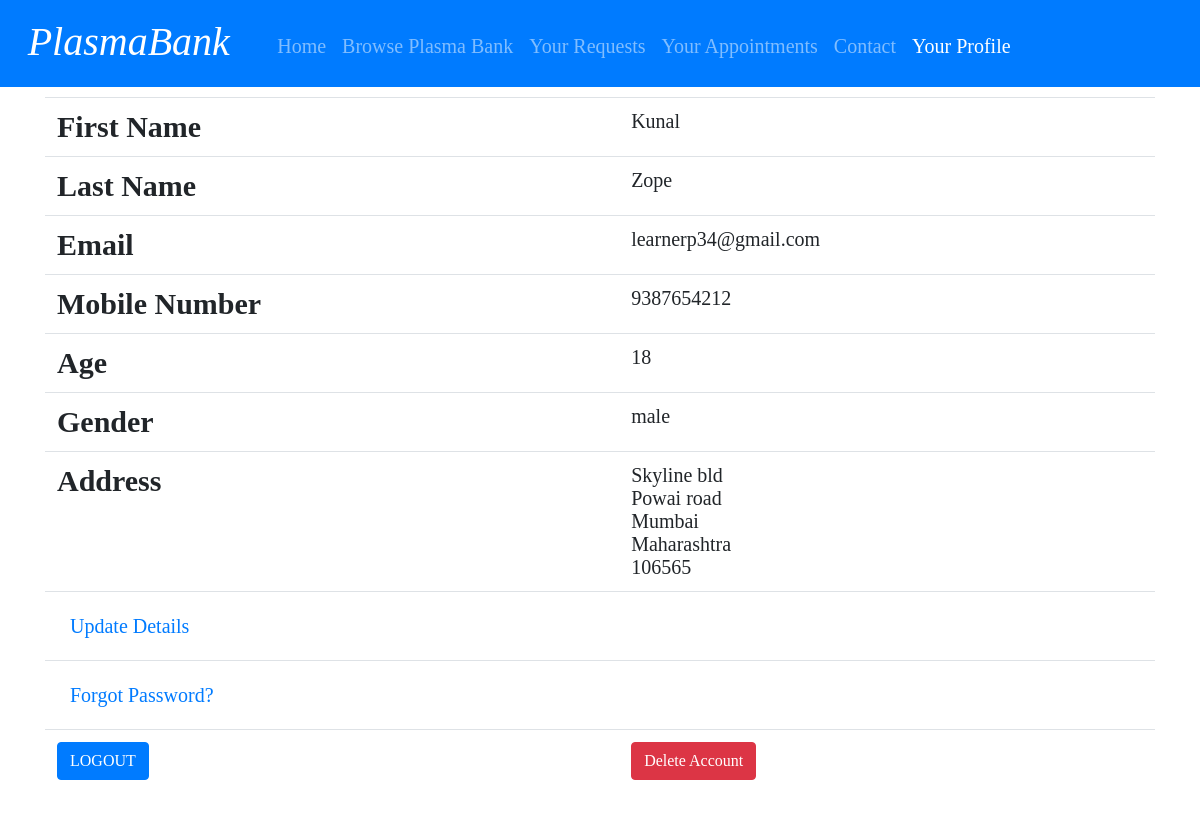
The app's page /individual/profile_ind.php (signed in) with its own data.
### tables this page shows
CREATE TABLE `individual_user` (
  `Userid` int(50) NOT NULL,
  `fname` varchar(50) NOT NULL,
  `lname` varchar(50) NOT NULL,
  `age` int(10) NOT NULL,
  `gender` varchar(50) NOT NULL,
  `email` varchar(50) NOT NULL,
  `phone` varchar(50) NOT NULL,
  `password` varchar(255) NOT NULL,
  `addressline1` varchar(255) NOT NULL,
  `addressline2` varchar(255) NOT NULL,
  `city` varchar(50) NOT NULL,
  `state` varchar(50) NOT NULL,
  `pincode` int(50) NOT NULL,
  `checkedtoken` varchar(255) NOT NULL,
  `initialtoken` varchar(255) NOT NULL
);

### individual/profile_ind.php (the view, shortened to what this page needs)
<html>
    <head>
        <link rel="stylesheet" type="text/css" href="stylesheet.css">
        <link rel="stylesheet" href="https://stackpath.bootstrapcdn.com/bootstrap/4.5.0/css/bootstrap.min.css">
    </head>
    <body>
    <?php
        $email=$_SESSION['email'];
        $db=new database();
        $conn=$db->connect();
    ?>
        <nav class="navbar navbar-expand-lg navbar-dark bg-primary">
            <div class="navbar-brand"><h1><i>PlasmaBank</i></h1></div>
            <div class="collapse navbar-collapse" id="navbarColor01">
              <ul class="navbar-nav mr-auto">
                <li class="nav-item">
                  <a class="nav-link"  href="home.php">Home</a>
                </li>
                <li class="nav-item">
                  <a class="nav-link"  href="browse_plasma_bank.php">Browse Plasma Bank</a>
                </li>
                <li class="nav-item">
                  <a class="nav-link" href="your_requests.php">Your Requests</a>
                </li>
                <li class="nav-item">
                  <a class="nav-link" href="your_appointments.php">Your Appointments</a>
                </li>
                <li class="nav-item">
                  <a class="nav-link" href="contact.php">Contact</a>
                </li>
                <li class="nav-item">
                  <a class="nav-link active" href="profile_ind.php">Your Profile</a>
                </li>
              </ul>
            </div>
          </nav>
          <?php
            $sql="SELECT * FROM individual_user WHERE email='$email';";
            $result=mysqli_query($conn,$sql);
            if($result==true)
            {
                if(mysqli_num_rows($result)>0)
                {
                    $row=mysqli_fetch_assoc($result);
                }
                else
                {
                    echo'<script>alert("Error occured. Please try again later.")</script>';
                    echo "<script>location.href='home.php'</script>";
                }
            }
            else{
                echo'<script>alert("Error occured. Please try again later.")</script>';
                echo "<script>location.href='home.php'</script>";
            }
        echo "<div class='container' id='i2'>
          <table id='table' class='table table-hover'>
            <tr>
              <th>First Name</th>
              <td id='fname'>$row[fname]</td>
            </tr>
            <tr>
              <th>Last Name</th>
              <td id='lname'>$row[lname]</td>
            </tr>
            <tr>
              <th>Email</th>
              <td id='email'>$row[email]</td>
            </tr>
            <tr>
              <th>Mobile Number</th>
              <td id='phone'>$row[phone]</td>
            </tr>
            <tr>
              <th>Age</th>
              <td id='age'>$row[age]</td>
            </tr>
            <tr>
              <th>Gender</th>
              <td id='gender'>$row[gender]</td>
            </tr>
            <tr>
              <th>Address</th>
              <td id='address'>$row[addressline1]<br>
              $row[addressline2]<br>
              $row[city]<br>
              $row[state]<br>
              $row[pincode]<br></td>
            </tr>
            <tr>
                <th>
                    <a class='btn btn-link'  href='update_ind.php' style='font-size: 20px;'>Update Details</a>
                </th>
                <td>
                </td>
            </tr>
            <tr>
                <th>
                    <a class='btn btn-link'  href='handler_ind.php?req=forgot_pass' style='font-size: 20px;'>Forgot Password?</a>
                </th>
                <td>
                </td>
            </tr>
            <tr>
                <th>
                        <form id='form_register' method='POST' action='handler_ind.php?req=logout'>
                            <input type='submit' class='btn btn-primary' value='LOGOUT'>
                        </form>
                </th>
                <td>
                <form id='form_register' method='POST' action='handler_ind.php?req=delete_account&token=$row[initialtoken]'>
                  <input type='submit' class='btn btn-danger' value='Delete Account'>
                </form>
                </td>
            </tr>
          </table></div>";
          ?>
    </body>
</html>

### individual/stylesheet.css (style rules this page uses)
body { font-size: 20px; background-color: rgb(240,240,240); font-family: arial, sans-serif; margin: 25px; }
h1 { font-size: 50px; font-weight: normal; margin-top: 5px; }
nav > div { font-size: 20px; font-weight: normal; margin-top: 5px; padding: 0% 1% 0% 1%; display: inline-block; }

### individual/profile_ind.php (style rules this page uses)
body { font-family: 'Times New Roman', Times, serif; }
#table { margin-top: 10px; }
#table th { font-size: 30px; align-items: center; justify-content: center; }
#table td { font-size: 20px; align-items: center; justify-content: center; }

### records on screen
individual_user: fname "Kunal", lname "Zope", email "learnerp34@gmail.com", phone "9387654212", age "18", gender "male", addressline1 "Skyline bld", addressline2 "Powai road", city "Mumbai", state "Maharashtra", pincode "106565"
